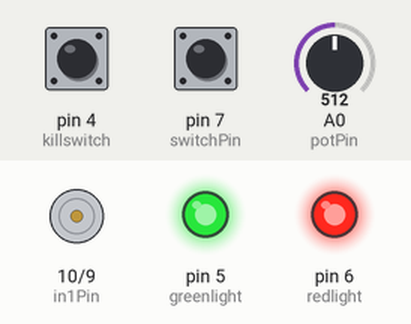
The sketch below on a simulated Arduino Uno, built with avr-gcc and run on an emulated ATmega328P. Parts: motor-driver pin pairs drawn as motors (green arrow = first pin HIGH = forward, orange = second pin HIGH = backward, longer = more drive, scaled by the enable pin), output pins drawn as LEDs (lit = HIGH). The inputs (shaded band) are chosen by the test bench; at power-on: pin 4 (killswitch) HIGH, pin 7 (switchPin) HIGH, A0 (potPin) = 512. What the sketch prints to the serial monitor is not drawn.

Above: at 1.2 s.
1.3 s: pin 4 (killswitch) pulled LOW for 0.15 s
At 1.38 s:
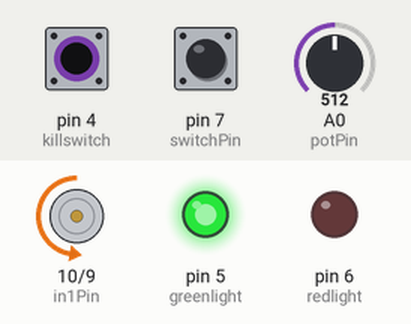
2.9 s: pin 7 (switchPin) pulled LOW for 0.15 s
4.5 s: pin 7 (switchPin) pulled LOW for 3.2 s
9.2 s: pin 4 (killswitch) pulled LOW for 3.2 s
At 13.3 s:
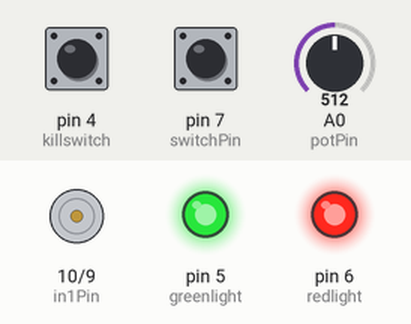
13.9 s: pin 4 (killswitch) driven LOW and pin 7 (switchPin) driven LOW
At 14.5 s:
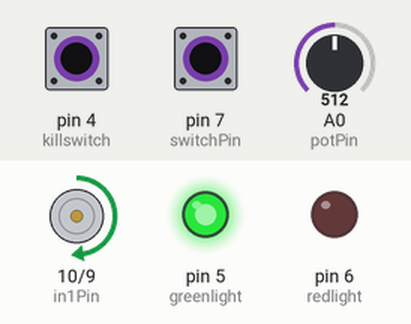
15.4 s: A0 (potPin) set to 716
At 16.8 s:
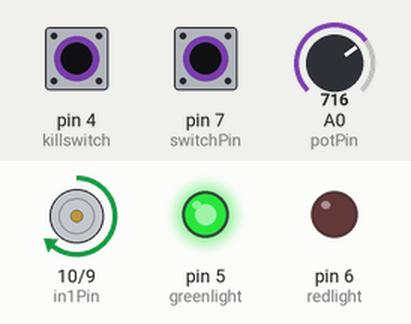
Timing chart, 0 to 17.9 s (numbered marks = the images above; inputs shaded):
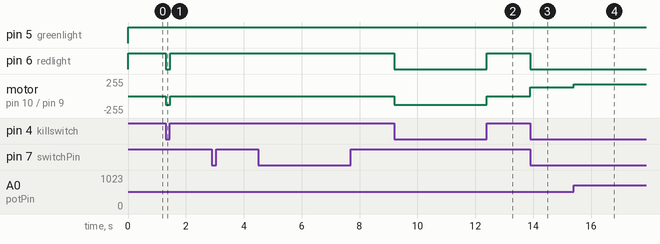

Measured:
- after the input at 1.3 s, pin 6 (redlight): HIGH → LOW at once, → HIGH 0.15 s later; motor on pin 10 (in1Pin) / pin 9 (in2Pin): stopped → backward 128/255 at once, → stopped 0.15 s later
- after the input at 9.2 s, pin 6 (redlight): HIGH → LOW at once, → HIGH 3.2 s later; motor on pin 10 (in1Pin) / pin 9 (in2Pin): stopped → backward 128/255 at once, → stopped 3.2 s later
- after the input at 13.9 s, pin 6 (redlight): HIGH → LOW at once; motor on pin 10 (in1Pin) / pin 9 (in2Pin): stopped → forward 128/255 at once
- after the input at 15.4 s, motor on pin 10 (in1Pin) / pin 9 (in2Pin): forward 128/255 → forward 179/255 at once

The sketch:

killswitchbrokenfan.ino
```cpp
/*
Adafruit Arduino - Lesson 15. Bi-directional Motor
*/

//#include <LiquidCrystal.h>              //include the LiquidCrystal library
//
//LiquidCrystal lcd(12, 11, 5, 4, 3, 2);

int enablePin = 11;
int in1Pin = 10;
int in2Pin = 9;
int switchPin = 7;
int potPin = A0;
int killswitch = 4;
int redlight = 6;
int greenlight = 5;

void setup()
{
//  lcd.begin(16, 2);
  pinMode(in1Pin, OUTPUT);
  pinMode(in2Pin, OUTPUT);
  pinMode(enablePin, OUTPUT);
  pinMode(switchPin, INPUT_PULLUP);
  pinMode(killswitch, INPUT_PULLUP);
  pinMode(redlight, OUTPUT);
  pinMode(greenlight, OUTPUT);
  Serial.begin(9600);
}

void loop()
{
  int speed = analogRead(potPin) / 4;
  boolean reverse = digitalRead(switchPin);
  int iskilled = digitalRead(killswitch);
  Serial.println(iskilled);
  if (iskilled >=1){
    digitalWrite(redlight, HIGH);
    digitalWrite(greenlight, HIGH);
    setMotor(0, reverse);
  } else {
    digitalWrite(greenlight, HIGH);
    digitalWrite(redlight, LOW);
    setMotor(speed, reverse);
  }
}

void setMotor(int speed, boolean reverse)
{
  analogWrite(enablePin, speed);
  digitalWrite(in1Pin, ! reverse);
  digitalWrite(in2Pin, reverse);
}
```
